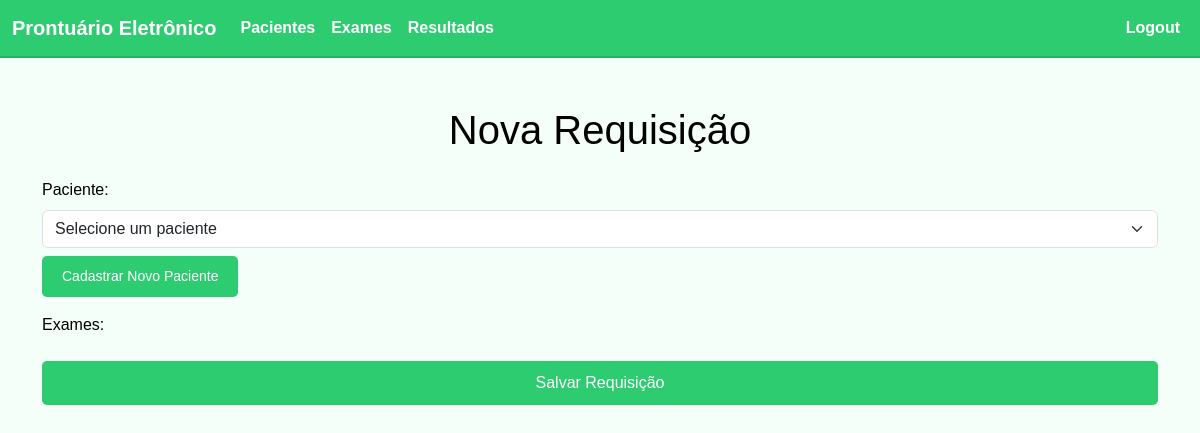
/views/novaRequisicao.php, run on an earlier commit of the app's database.
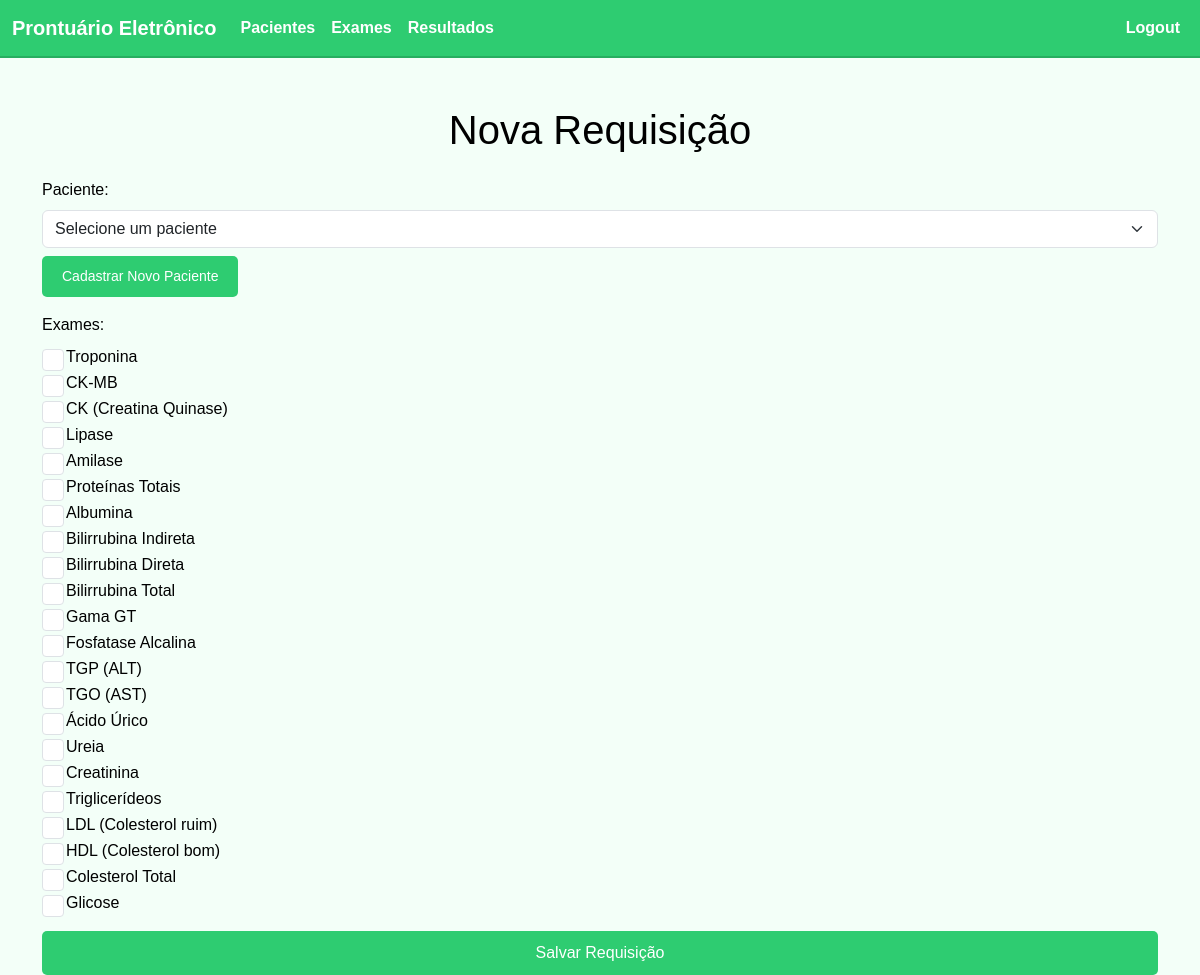
And on a later commit of the database.
### tables this page shows
CREATE TABLE IF NOT EXISTS exame (
    id INT AUTO_INCREMENT PRIMARY KEY,
    nome VARCHAR(255) NOT NULL,
    descricao TEXT
);

### controllers/ExameController.php (called while the page is built, shortened)
<?php
require_once(__DIR__ . '/../config/db.php');
class ExameController {
    public static function listar() {
        global $conn;
        return $conn->query("SELECT * FROM exame ORDER BY id DESC");
    }
}
?>

### views/novaRequisicao.php (the view, shortened to what this page needs)
<?php
require_once(__DIR__ . '/../controllers/PacienteController.php');
require_once(__DIR__ . '/../controllers/ExameController.php');
$exames = ExameController::listar();
include 'navbar.php';
?>
<!DOCTYPE html>
<html lang="pt-BR">
<head>
    <link href="https://cdn.jsdelivr.net/npm/bootstrap@5.3.0-alpha1/dist/css/bootstrap.min.css" rel="stylesheet">
    <link rel="stylesheet" href="../assets/style.css">
</head>
<body>
<div class="container mt-5">
    <h1 class="text-center mb-4">Nova Requisição</h1>
    <form method="POST" action="../controllers/salvarRequisicao.php">
        <div class="mb-3">
            <label for="paciente_id" class="form-label">Paciente:</label>
            <select class="form-select" id="paciente_id" name="paciente_id" required>
                <option value="">Selecione um paciente</option>
            </select>
            <div class="mt-2">
                <a href="cadastroPacientes.php" class="btn btn-sm btn-secondary">Cadastrar Novo Paciente</a>
            </div>
        </div>
        <div class="mb-3">
            <label for="exames" class="form-label">Exames:</label>
            <?php while ($e = $exames->fetch_assoc()): ?>
                <div class="form-check">
                    <input class="form-check-input" type="checkbox" id="exame_<?= $e['id'] ?>" name="exames[]" value="<?= $e['id'] ?>">
                    <label class="form-check-label" for="exame_<?= $e['id'] ?>">
                        <?= htmlspecialchars($e['nome']) ?>
                    </label>
                </div>
            <?php endwhile; ?>
        </div>
        <div class="d-grid">
            <button type="submit" class="btn btn-custom">Salvar Requisição</button>
        </div>
    </form>
</div>
</body>
</html>

### views/navbar.php (shortened to what this page needs)
<nav class="navbar navbar-expand-lg">
    <div class="container-fluid">
        <a class="navbar-brand" href="home.php">Prontuário Eletrônico</a>
        <div class="collapse navbar-collapse" id="navbarNav">
            <ul class="navbar-nav">
                <li class="nav-item"><a class="nav-link" href="cadastroPacientes.php">Pacientes</a></li>
                <li class="nav-item"><a class="nav-link" href="cadastroExames.php">Exames</a></li>
                <li class="nav-item"><a class="nav-link" href="lancamentoDeExame.php">Resultados</a></li>
            </ul>
            <ul class="navbar-nav ms-auto">
                <li class="nav-item"><a class="nav-link" href="login.php">Logout</a></li>
            </ul>
        </div>
    </div>
</nav>

### assets/style.css (style rules this page uses)
* { margin: 0; padding: 0; box-sizing: border-box; }
body { font-family: 'Arial', sans-serif; background-color: #f3fff8; color: #000000; margin: 0; padding: 0; }
button, .btn { display: inline-block; padding: 10px 20px; border: none; border-radius: 5px; background-color: #2ecc71; color: #ffffff; text-align: center; cursor: pointer; transition: background-color 0.3s ease; }
.form-label { color: #000000; }
input { border: 1px solid #ddd; border-radius: 5px; padding: 10px; width: 100%; margin-bottom: 15px; }
a { color: #2ecc71; text-decoration: none; }
.navbar { background-color: #2ecc71; border-bottom: 2px solid #27ae60; }
.navbar-brand, .navbar-nav .nav-link { color: #fff; font-weight: bold; transition: color 0.3s ease; }

What changed in the data, as far as the page shows it:
added exame: nome "Troponina"
added exame: nome "CK-MB"
added exame: nome "CK (Creatina Quinase)"
added exame: nome "Lipase"
added exame: nome "Amilase"
added exame: nome "Proteínas Totais"
added exame: nome "Albumina"
added exame: nome "Bilirrubina Indireta"
added exame: nome "Bilirrubina Direta"
added exame: nome "Bilirrubina Total"
added exame: nome "Gama GT"
added exame: nome "Fosfatase Alcalina"
added exame: nome "TGP (ALT)"
added exame: nome "TGO (AST)"
added exame: nome "Ácido Úrico"
added exame: nome "Ureia"
added exame: nome "Creatinina"
added exame: nome "Triglicerídeos"
added exame: nome "LDL (Colesterol ruim)"
added exame: nome "HDL (Colesterol bom)"
added exame: nome "Colesterol Total"
added exame: nome "Glicose"
